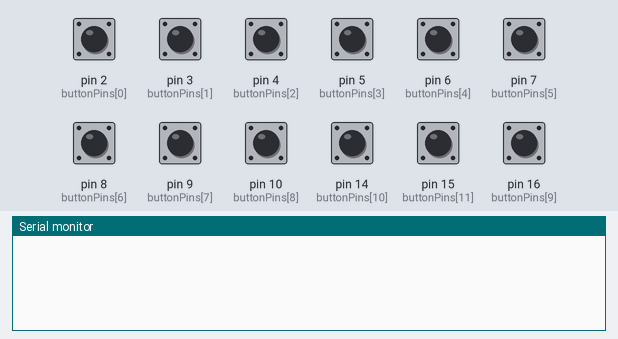
This sketch was run on a simulated SparkFun Pro Micro, built with avr-gcc and run on an emulated ATmega32U4. On the bench: the last lines printed to the serial monitor. The test bench sets the inputs (shaded band); at power-on: pin 2 (buttonPins[0]), pin 3 (buttonPins[1]), pin 4 (buttonPins[2]), pin 5 (buttonPins[3]), pin 6 (buttonPins[4]), pin 7 (buttonPins[5]), pin 8 (buttonPins[6]), pin 9 (buttonPins[7]), pin 10 (buttonPins[8]), pin 14 (buttonPins[10]), pin 15 (buttonPins[11]), pin 16 (buttonPins[9]) HIGH. USB keyboard and mouse output is not drawn.

Above: at 1.2 s.
1.3 s: pin 2 (buttonPins[0]) pulled LOW for 0.15 s
At 1.9 s:
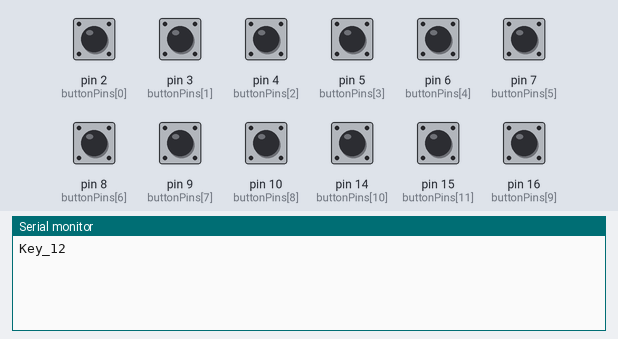
2.9 s: pin 3 (buttonPins[1]) pulled LOW for 0.15 s
At 4.1 s:
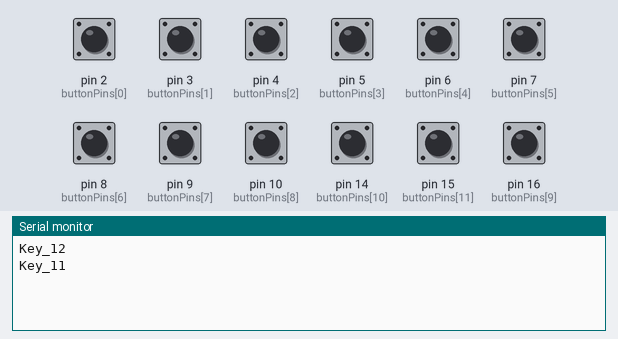
4.5 s: pin 4 (buttonPins[2]) pulled LOW for 0.15 s
At 5.5 s:
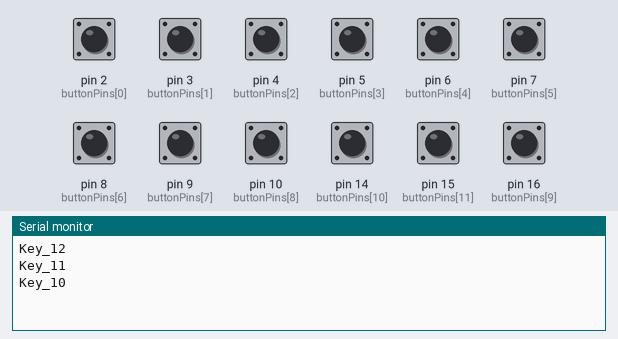
6.1 s: pin 5 (buttonPins[3]) pulled LOW for 0.15 s
At 6.7 s:
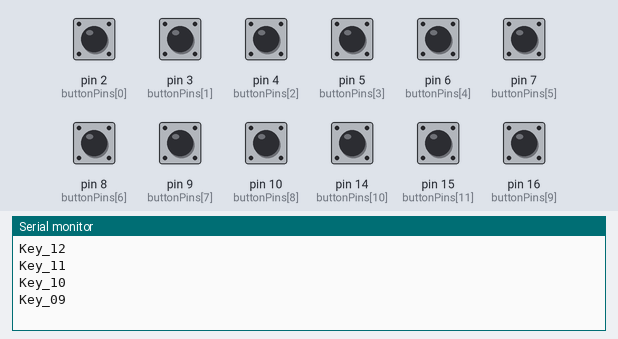
7.7 s: pin 6 (buttonPins[4]) pulled LOW for 0.15 s
At 8.9 s:
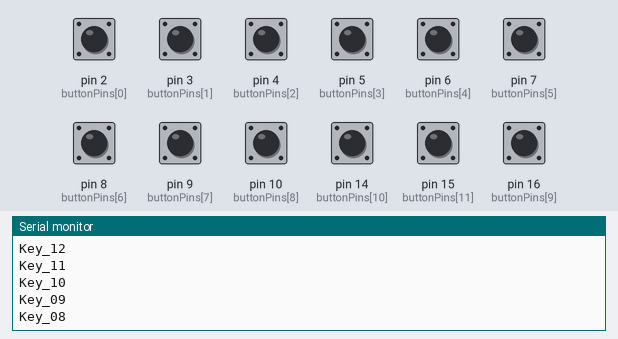
9.3 s: pin 7 (buttonPins[5]) pulled LOW for 0.15 s
At 10.4 s:
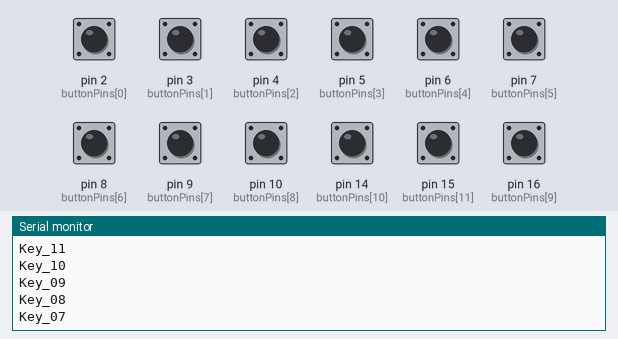
Timing chart, 0 to 11.9 s (numbered marks = the images above; inputs shaded):
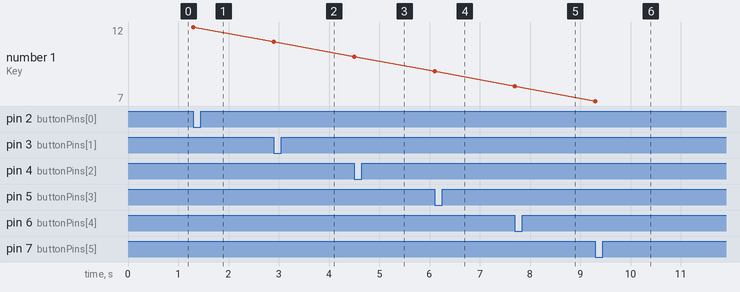

The sketch:

4x3-diyBoard.ino
```cpp
// (licence header left out)
#include <Keyboard.h>
#include <Arduino.h>

// Pin configuration for buttons
const int buttonPins[] = {2, 3, 4, 5, 6, 7, 8, 9, 10, 16, 14, 15};
const int numButtons = sizeof(buttonPins) / sizeof(buttonPins[0]);

// Function prototypes for better organization
void handleKeyPress(int keyIndex);

void setup() {
  // Initialize serial communication
  Serial.begin(9600);
  while (!Serial) {
    ; // Wait for serial port to connect
  }

  // Initialize keyboard emulation
  Keyboard.begin();

  // Configure button pins with internal pull-up resistors
  for (int i = 0; i < numButtons; i++) {
    pinMode(buttonPins[i], INPUT_PULLUP);
  }
}

/*
  Button Layout
  -------------
  |09|10|11|12|  <- Key numbers
  |08|07|06|05|
  |04|03|02|01|
  -------------
*/

// Key press handler functions
void key01() { Serial.println("Key_01"); } // Row 1, Key 1
void key02() { Serial.println("Key_02"); } // Row 1, Key 2
void key03() { Serial.println("Key_03"); } // Row 1, Key 3
void key04() { Serial.println("Key_04"); } // Row 1, Key 4
void key05() { Serial.println("Key_05"); } // Row 2, Key 1
void key06() { Serial.println("Key_06"); } // Row 2, Key 2
void key07() { Serial.println("Key_07"); } // Row 2, Key 3
void key08() { Serial.println("Key_08"); } // Row 2, Key 4
void key09() { Serial.println("Key_09"); } // Row 3, Key 1
void key10() { Serial.println("Key_10"); } // Row 3, Key 2
void key11() { Serial.println("Key_11"); } // Row 3, Key 3
void key12() { Serial.println("Key_12"); } // Row 3, Key 4

// Array of function pointers for key handlers
void (*keyHandlers[])() = {
  key12, key11, key10, key09,  // Row 3
  key08, key07, key06, key05,  // Row 2
  key01, key02, key03, key04   // Row 1
};

void loop() {
  for (int i = 0; i < numButtons; i++) {
    if (digitalRead(buttonPins[i]) == LOW) {
      // Execute the corresponding key handler
      keyHandlers[i]();

      // Debounce: wait for button release
      delay(200);
      while (digitalRead(buttonPins[i]) == LOW) {
        ; // Wait until button is released
      }
    }
  }
}
```

4x3-diyBoard.cpp
```cpp
// (licence header left out)
#include <Keyboard.h>
#include <Arduino.h>

// Pin configuration for buttons
const int buttonPins[] = {2, 3, 4, 5, 6, 7, 8, 9, 10, 16, 14, 15};
const int numButtons = sizeof(buttonPins) / sizeof(buttonPins[0]);

// Function prototypes for better organization
void handleKeyPress(int keyIndex);

void setup() {
  // Initialize serial communication
  Serial.begin(9600);
  while (!Serial) {
    ; // Wait for serial port to connect
  }

  // Initialize keyboard emulation
  Keyboard.begin();

  // Configure button pins with internal pull-up resistors
  for (int i = 0; i < numButtons; i++) {
    pinMode(buttonPins[i], INPUT_PULLUP);
  }
}

/*
  Button Layout
  -------------
  |09|10|11|12|  <- Key numbers
  |08|07|06|05|
  |04|03|02|01|
  -------------
*/

// Key press handler functions
void key01() { Serial.println("Key_01"); } // Row 1, Key 1
void key02() { Serial.println("Key_02"); } // Row 1, Key 2
void key03() { Serial.println("Key_03"); } // Row 1, Key 3
void key04() { Serial.println("Key_04"); } // Row 1, Key 4
void key05() { Serial.println("Key_05"); } // Row 2, Key 1
void key06() { Serial.println("Key_06"); } // Row 2, Key 2
void key07() { Serial.println("Key_07"); } // Row 2, Key 3
void key08() { Serial.println("Key_08"); } // Row 2, Key 4
void key09() { Serial.println("Key_09"); } // Row 3, Key 1
void key10() { Serial.println("Key_10"); } // Row 3, Key 2
void key11() { Serial.println("Key_11"); } // Row 3, Key 3
void key12() { Serial.println("Key_12"); } // Row 3, Key 4

// Array of function pointers for key handlers
void (*keyHandlers[])() = {
  key12, key11, key10, key09,  // Row 3
  key08, key07, key06, key05,  // Row 2
  key01, key02, key03, key04   // Row 1
};

void loop() {
  for (int i = 0; i < numButtons; i++) {
    if (digitalRead(buttonPins[i]) == LOW) {
      // Execute the corresponding key handler
      keyHandlers[i]();

      // Debounce: wait for button release
      delay(200);
      while (digitalRead(buttonPins[i]) == LOW) {
        ; // Wait until button is released
      }
    }
  }
}
```

Measured:
- after the input at 1.3 s, the serial monitor: prints a new line at once (image 1)
- after the input at 2.9 s, the serial monitor: prints a new line at once (image 2)
- after the input at 4.5 s, the serial monitor: prints a new line at once (image 3)
- after the input at 6.1 s, the serial monitor: prints a new line at once (image 4)
- after the input at 7.7 s, the serial monitor: prints a new line at once (image 5)
- after the input at 9.3 s, the serial monitor: prints a new line at once (image 6)
- plotted number 1: 12 → 11 after the input at 2.9 s, 11 → 10 after the input at 4.5 s, 10 → 9 after the input at 6.1 s, 9 → 8 after the input at 7.7 s, 8 → 7 after the input at 9.3 s
